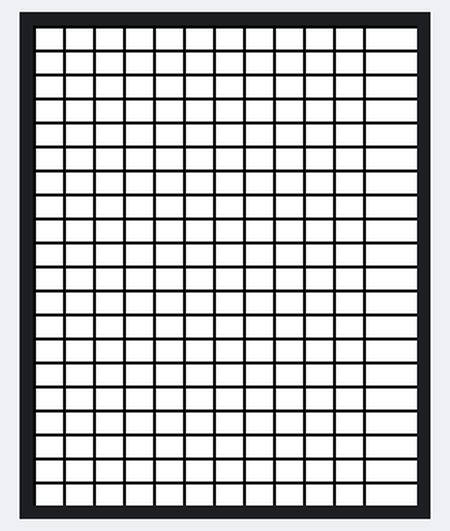
Simulated run of this sketch. Board: Arduino Uno, built with avr-gcc and run on an emulated ATmega328P. Shown: 128×160 colour display.

Above: at 0.2 s.

The sketch:

Ej12_linegrid.ino
```cpp
#include <SPI.h>
#include <Adafruit_GFX.h>    // Core graphics library
#include <Adafruit_ST7735.h> // Hardware-specific library

// These definitions map display functions to the Adduino UNO display header pins
#define sclk 15
#define mosi 16
#define cs   7
#define dc   6
#define rst  5

// Assign human-readable names to some common 16-bit color values:
  #define BLACK 0x0000
  #define WHITE 0xFFFF
  #define BLUE 0x001F
  #define GREEN   0x07E0
  #define YELLOW 0xFFE0
  #define RED     0xF800
  #define BROWN 0x99AA66
  #define CYAN    0x07FF
  #define MAGENTA 0xF81F

//Declaracion objeto TFT
Adafruit_ST7735 tft = Adafruit_ST7735(cs, dc, rst);


int width, height;

void setup() {
  Serial.begin(9600);
  tft.initR(INITR_BLACKTAB); // Tab Label for ST7735 TFT Screen (INITR_GREENTAB 0x0, INITR_REDTAB 0x1, INITR_BLACKTAB 0x2)

  tft.setRotation(0);
  tft.fillScreen(WHITE);

  width = tft.width();
  height = tft.height();

  //Una linea recta requiere de 4 parametros. Posicion inicial, longitud y color
  // Posicion en X --> Direccion horizontal (De izquierda a derecha)
  // Posicion en Y --> Direccion vertical (De arriba a abajo)
  // Longitud --> Distancia en pixeles
  // Color --> En hexadecimal

  // Hay que crear una malla con un numero de filas y columnas definido con las funciones drawFastHLine y drawFastVLine

  // Numero de filas 20 y numero de columnas 12

  int rows = 20;
  int columns = 12;

  //La relacion de separacion de columnas se define como la separacion de anchura entre columna y columna
  //La relacion de separacion de filas se define como la separacion de altura entre fila y fila
  int w = width/columns;
  int h = height/rows;

  //Dibujar las lineas horizontales
  for (int i; i <rows; i++){
    tft.drawFastHLine(0, i*h, width, BLACK);
  }

  //Dibujar las lineas horizontales
  for (int i; i <columns; i++){
    tft.drawFastVLine( i*w, 0, height, BLACK);
  }
}

void loop() {

}
```
